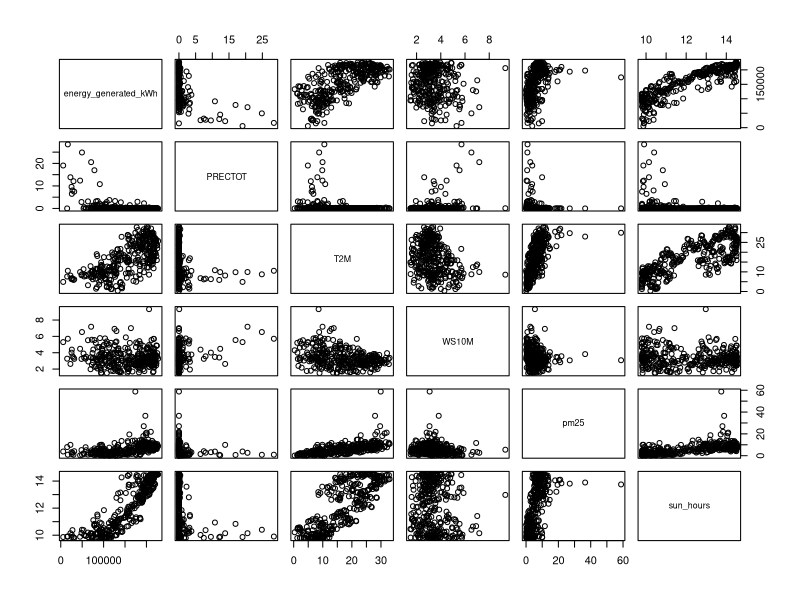
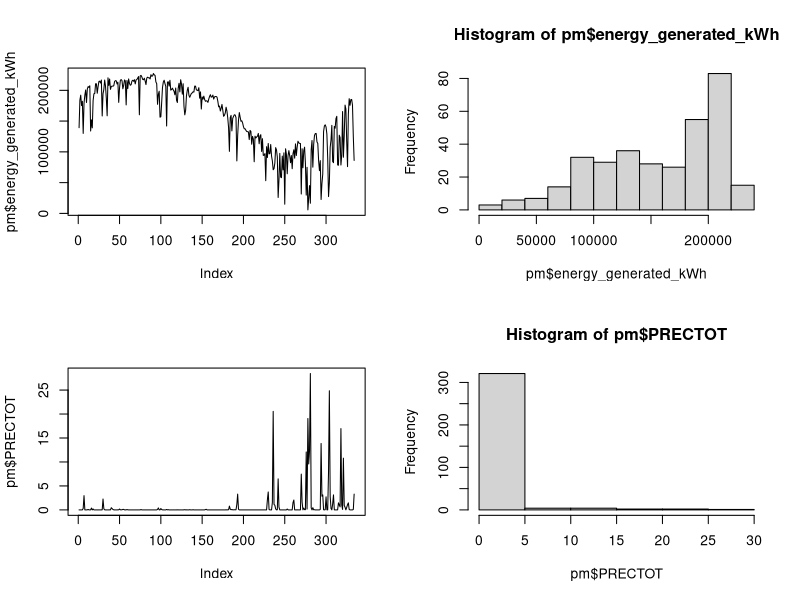
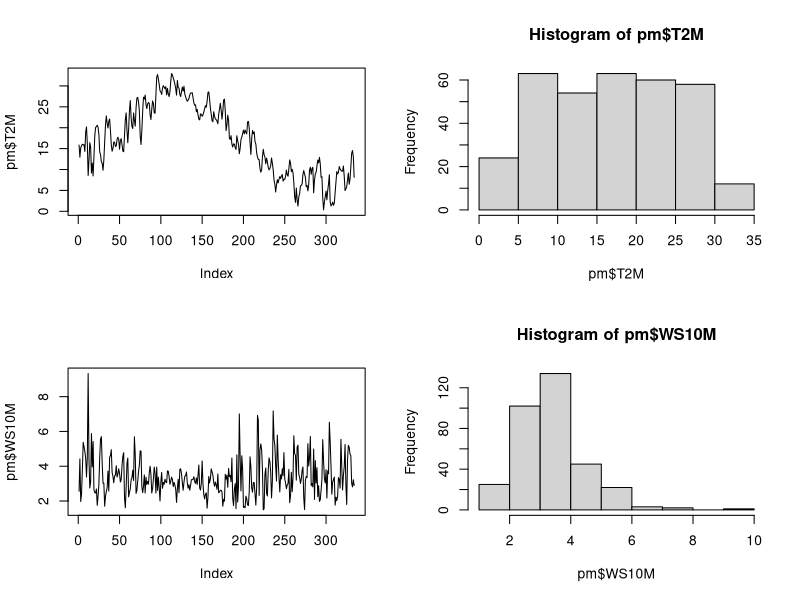
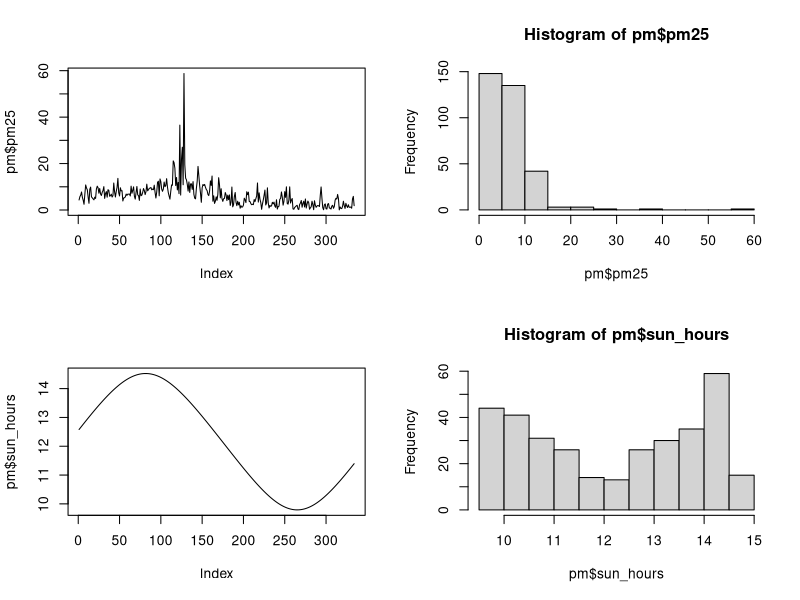
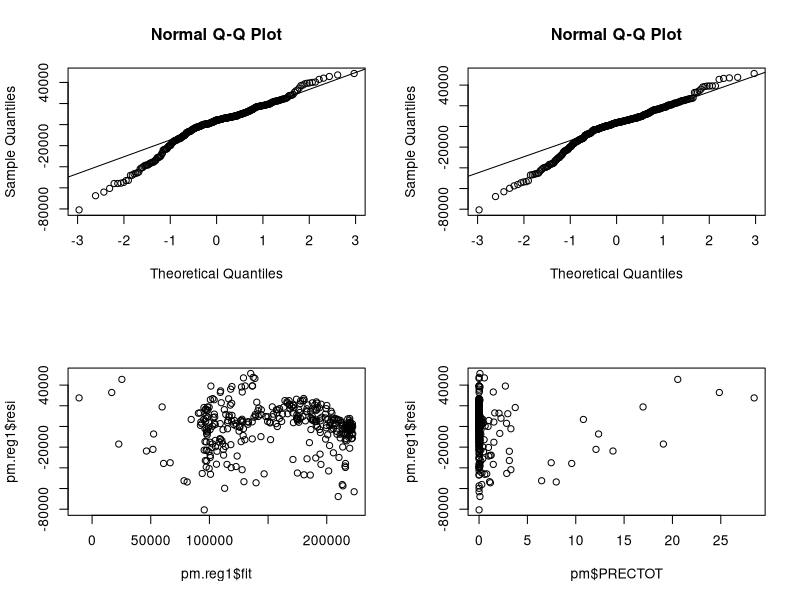
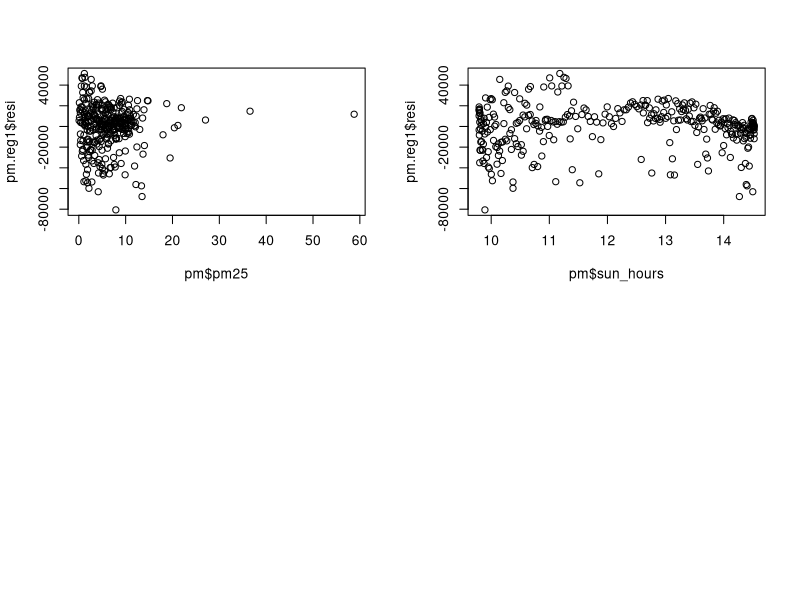
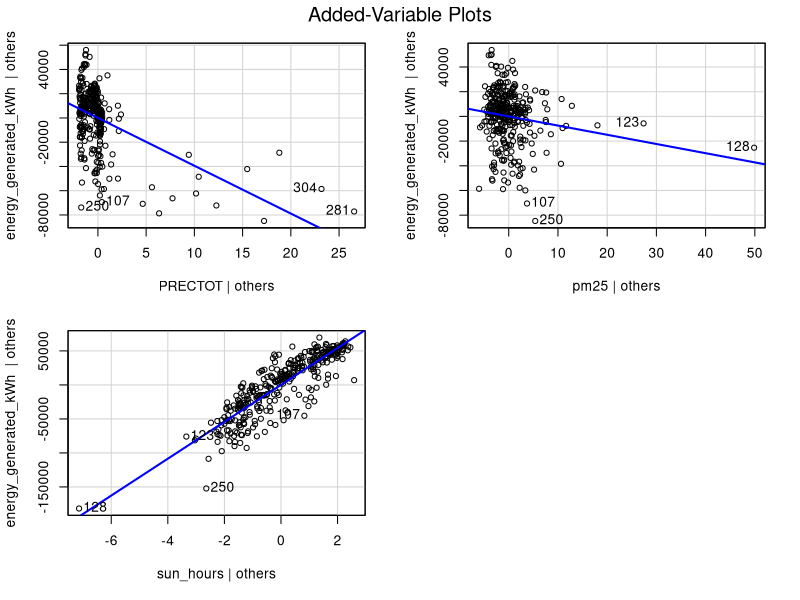
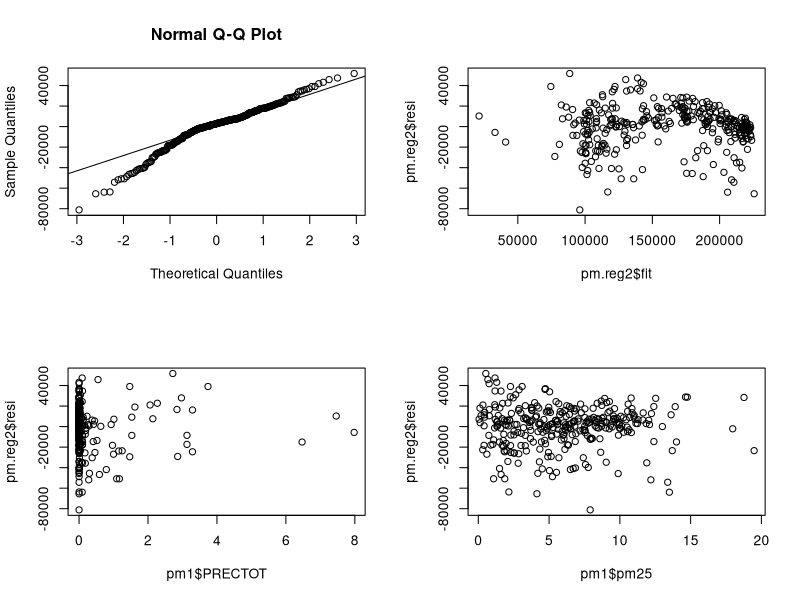

The R script that drew these images, in order:
## ---- chunk 1
library(readxl)
library(tidyverse)
library(car)
library(leaps)
library(sandwich)
library(lmtest)
## ---- chunk 2
pm1<- read_excel("wildfire_pv_data.xlsx",sheet=3) 
#pm1
sun<- read.csv("sunshine.csv") 
#sun
pm1$row<- seq_len(nrow(pm1))
sun$row<- seq_len(nrow(sun))
pm2<- merge(pm1, sun, by = "row", all = TRUE)
#pm2
pm2 %>% 
   filter(row<335) %>% 
  select(date,energy_generated_kWh,PRECTOT,T2M,WS10M,pm25,sun_hours)->pm
head(pm,3)
tail(pm,3)
pm
## ---- chunk 3
pairs(select(pm, -date))
par(mfrow=c(2,2))
plot(pm$energy_generated_kWh, type="l")
hist(pm$energy_generated_kWh)
plot(pm$PRECTOT, type="l")
hist(pm$PRECTOT)
plot(pm$T2M, type="l")
hist(pm$T2M)
plot(pm$WS10M, type="l")
hist(pm$WS10M)
plot(pm$pm25, type="l")
hist(pm$pm25)
plot(pm$sun_hours, type="l")
hist(pm$sun_hours)
## ---- chunk 4
# Preliminary model
pm.reg<-lm(energy_generated_kWh~PRECTOT+T2M+WS10M+pm25+sun_hours,data=pm)
summary(pm.reg)
## ---- chunk 5
qqnorm(pm.reg$resi)
qqline(pm.reg$resi)
## ---- chunk 6
step(pm.reg, direction="both")
## ---- chunk 7
# model 1
pm.reg1<-lm(energy_generated_kWh~PRECTOT+pm25+sun_hours,data=pm)
summary(pm.reg1)
## ---- chunk 8
qqnorm(pm.reg1$resi)
qqline(pm.reg1$resi)
plot(pm.reg1$fit,pm.reg1$resi)
plot(pm$PRECTOT,pm.reg1$resi)
plot(pm$pm25,pm.reg1$resi)
plot(pm$sun_hours,pm.reg1$resi)
avPlots(pm.reg1)
## ---- chunk 9
# Checking outlying
hii<- hatvalues(pm.reg1)
n <- 334 
p <- 4 
cri_value <- (2*p)/n 
outlying_X <- hii > cri_value 
outlying_X_ID <- unique(which(outlying_X))
outlying_X_ID
## ---- chunk 10
# Remove Outlying
pm1 <- pm[-outlying_X_ID, ]
## ---- chunk 11
# model 2
pm.reg2<-lm(energy_generated_kWh~PRECTOT+pm25+sun_hours,data=pm1)
summary(pm.reg2)
## ---- chunk 12
qqnorm(pm.reg2$resi)
qqline(pm.reg2$resi)
plot(pm.reg2$fit, pm.reg2$resi)
plot(pm1$PRECTOT, pm.reg2$resi)
plot(pm1$pm25, pm.reg2$resi)
plot(pm1$sun_hours, pm.reg2$resi)
avPlots(pm.reg2)
## ---- chunk 13
# model 3
pm1$PRECTOT_log = log(pm1$PRECTOT+1)
pm.reg3 <- lm(energy_generated_kWh ~ PRECTOT_log + pm25 + sun_hours, data = pm1)
summary(pm.reg3)
## ---- chunk 14
qqnorm(pm.reg3$resi)
qqline(pm.reg3$resi)
plot(pm.reg3$fit,pm.reg3$resi)
plot(pm1$PRECTOT_log,pm.reg3$resi)
plot(pm1$sun_hours,pm.reg3$resi)
avPlots(pm.reg3)
## ---- chunk 15
dwtest(pm.reg3, alternative = "two.sided")
